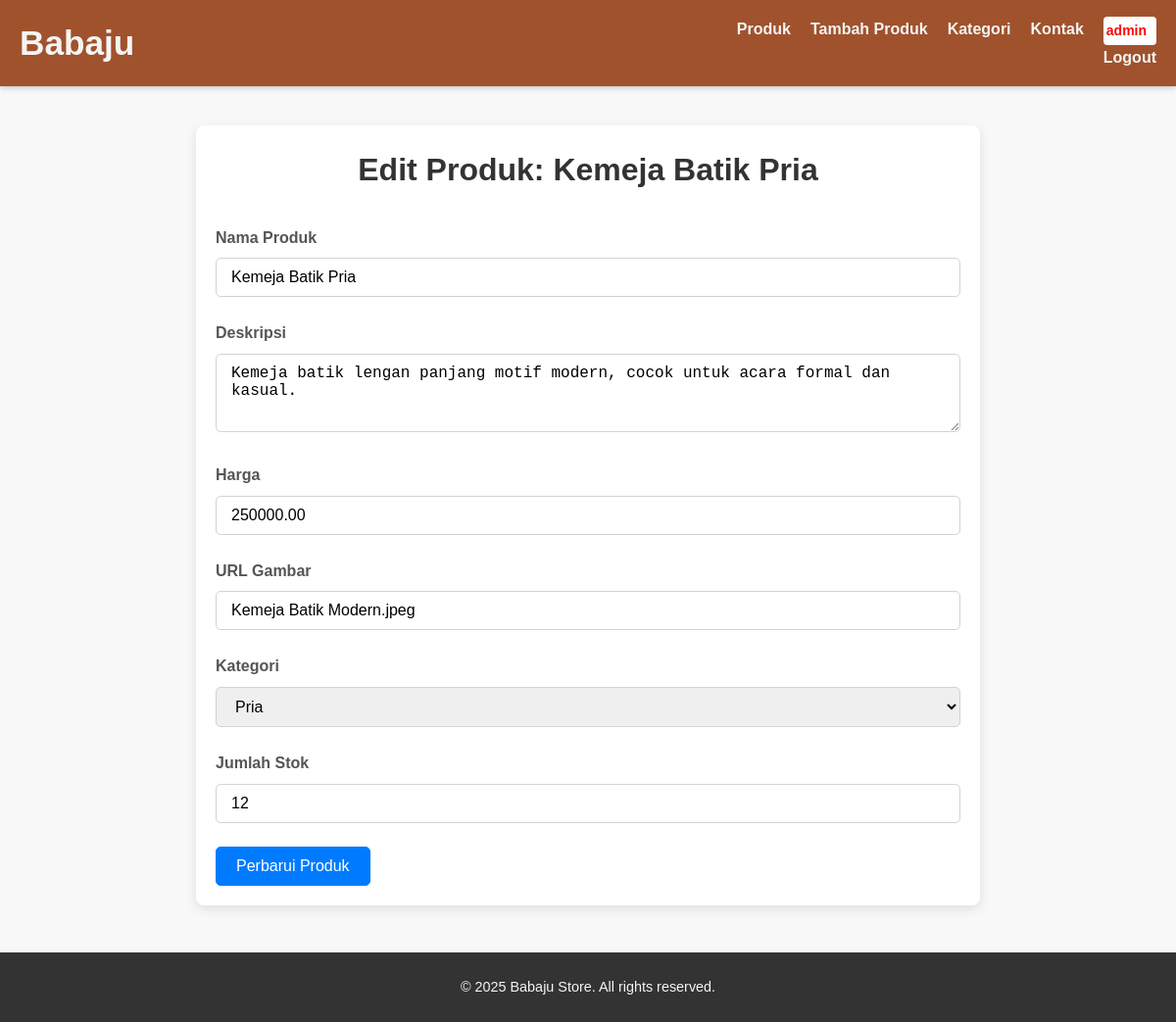
The app's page /?page=editProduk&id=1 (signed in) with its own data.
### tables this page shows
CREATE TABLE `products` (
  `id` int(11) NOT NULL,
  `name` varchar(255) NOT NULL,
  `description` text DEFAULT NULL,
  `price` decimal(10,2) NOT NULL,
  `image_url` varchar(255) DEFAULT NULL,
  `category_id` int(11) DEFAULT NULL,
  `stock_quantity` int(11) DEFAULT 0,
  `created_at` timestamp NOT NULL DEFAULT current_timestamp(),
  `updated_at` timestamp NOT NULL DEFAULT current_timestamp() ON UPDATE current_timestamp()
);

CREATE TABLE `categories` (
  `id` int(11) NOT NULL,
  `name` varchar(255) NOT NULL
);

### Controllers/ProductController.php (called while the page is built, shortened)
<?php
require_once 'Models/Product.php';
require_once 'Models/Category.php';
class ProductController {
    protected $productModel;
    protected $categoryModel;
    public function __construct() {
        $this->productModel = new Product();
        $this->categoryModel = new Category();
    }
public function edit($id) {
        $product = $this->productModel->getProductById($id);
        $categories = $this->categoryModel->getAllCategories();
        $data['product'] = $product;
        $data['categories'] = $categories;
        $data['title'] = 'Edit Produk: ' . $product['name'] . ' - Babaju';
        $this->view('products/edit', $data);
    }
    public function view($view, $data = []) {
        extract($data);
        require_once 'Views/' . $view . '.php';
    }
}

### Models/Product.php (called while the page is built, shortened)
<?php
require_once __DIR__ . '/../Core/Database.php';
class Product {
    private $conn;
    private $table = 'products';
    public function __construct() {
        $database = new Database();
        $this->conn = $database->getConnection();
    }
    public function getProductById($id) {
        $query = "SELECT p.*, c.name as category_name
                  FROM " . $this->table . " p
                  LEFT JOIN categories c ON p.category_id = c.id
                  WHERE p.id = :id LIMIT 0,1";
        $stmt = $this->conn->prepare($query);
        $stmt->bindParam(':id', $id);
        $stmt->execute();
        return $stmt->fetch(PDO::FETCH_ASSOC);
    }
}

### Core/Database.php (called while the page is built, shortened)
<?php
class Database {
    private $host = 'localhost';
    private $db_name = 'babaju_store';
    private $username = 'root';
    private $password = '';
    public function getConnection() {
        $this->conn = null;
        try {
            $this->conn = new PDO("mysql:host=" . $this->host . ";dbname=" . $this->db_name, $this->username, $this->password);
            $this->conn->setAttribute(PDO::ATTR_ERRMODE, PDO::ERRMODE_EXCEPTION);
            $this->conn->exec("set names utf8");
        } catch(PDOException $exception) {
            echo "Connection error: " . $exception->getMessage();
            exit();
        }
        return $this->conn;
    }
}

### Models/Category.php (called while the page is built, shortened)
<?php
require_once 'Core/Database.php';
class Category {
    private $conn;
    private $table = 'categories';
    public function __construct() {
        $database = new Database();
        $this->conn = $database->getConnection();
    }
    private function prepareAndExecute($query, $bindParams = []) {
        $stmt = $this->conn->prepare($query);
        $stmt->execute();
        return $stmt;
    }
    public function getAllCategories() {
        $query = 'SELECT * FROM ' . $this->table;
        $stmt = $this->prepareAndExecute($query);
        return $stmt->fetchAll(PDO::FETCH_ASSOC);
    }
}

### Views/products/edit.php (the view, shortened to what this page needs)
<div class="babaju-edit-container mt-4">
    <h2>Edit Produk: <?= htmlspecialchars($product['name']) ?></h2>
    <form action="<?= BASEURL ?>/?page=updateProduk" method="POST">
        <div class="babaju-form-group">
            <label for="name" class="babaju-form-label">Nama Produk</label>
            <input type="text" class="babaju-form-control" id="name" name="name" value="<?= htmlspecialchars($product['name']) ?>" required>
        </div>
        <div class="babaju-form-group">
            <label for="description" class="babaju-form-label">Deskripsi</label>
            <textarea class="babaju-form-control" id="description" name="description" rows="3"><?= htmlspecialchars($product['description']) ?></textarea>
        </div>
        <div class="babaju-form-group">
            <label for="price" class="babaju-form-label">Harga</label>
            <input type="number" step="0.01" class="babaju-form-control" id="price" name="price" value="<?= htmlspecialchars($product['price']) ?>" required>
        </div>
        <div class="babaju-form-group">
            <label for="image_url" class="babaju-form-label">URL Gambar</label>
            <input type="text" class="babaju-form-control" id="image_url" name="image_url" value="<?= htmlspecialchars($product['image_url']) ?>">
        </div>
        <div class="babaju-form-group">
            <label for="category_id" class="babaju-form-label">Kategori</label>
            <select class="babaju-form-control" id="category_id" name="category_id" required>
                <?php foreach ($categories as $category): ?>
                    <option value="<?= htmlspecialchars($category['id']) ?>" <?= ($category['id'] == $product['category_id']) ? 'selected' : '' ?>>
                        <?= htmlspecialchars($category['name']) ?>
                    </option>
                <?php endforeach; ?>
            </select>
        </div>
        <div class="babaju-form-group">
            <label for="stock_quantity" class="babaju-form-label">Jumlah Stok</label>
            <input type="number" class="babaju-form-control" id="stock_quantity" name="stock_quantity" value="<?= htmlspecialchars($product['stock_quantity']) ?>" required>
        </div>
        <button type="submit" class="babaju-btn babaju-btn-primary">Perbarui Produk</button>
    </form>
</div>

### Public/css/style.css (style rules this page uses)
:root { --primary-color: #A0522D; --secondary-color: #D2B48C; --accent-color: #4CAF50; --delete-color: #dc3545; --text-dark: #333; --text-light: #f4f4f4; --bg-light: #ffffff; --bg-dark: #222; --border-color: #ddd; }
* { margin: 0; padding: 0; box-sizing: border-box; }
body { font-family: 'Arial', sans-serif; line-height: 1.6; color: var(--text-dark); background: #f8f8f8; }

### Views/products/edit.php (style rules this page uses)
.babaju-edit-container { max-width: 800px; margin: 40px auto; padding: 20px; background-color: #ffffff; border-radius: 8px; box-shadow: 0 4px 12px rgba(0, 0, 0, 0.1); }
.babaju-edit-container h2 { text-align: center; color: #333; margin-bottom: 30px; font-size: 2em; font-weight: 600; }
.babaju-form-group { margin-bottom: 1.5rem; }
.babaju-form-label { display: block; margin-bottom: 0.5rem; font-weight: bold; color: #555; }
.babaju-form-control { width: 100%; padding: 10px 15px; border: 1px solid #ced4da; border-radius: 5px; font-size: 1rem; box-sizing: border-box; transition: border-color 0.2s ease-in-out, box-shadow 0.2s ease-in-out; }
textarea.babaju-form-control { resize: vertical; min-height: 80px; }
.babaju-btn { display: inline-block; padding: 10px 20px; font-size: 1rem; font-weight: 500; text-align: center; text-decoration: none; border-radius: 5px; cursor: pointer; transition: background-color 0.3s ease, color 0.3s ease, border-color 0.3s ease; margin-right: 10px; }
.babaju-btn-primary { background-color: #007bff; color: white; border: 1px solid #007bff; }

### records on screen
products: name "Kemeja Batik Pria", description "Kemeja batik lengan panjang motif modern, cocok untuk acara formal dan kasual.", price "250000.00", image_url "Kemeja Batik Modern.jpeg", category_id "Pria", stock_quantity "12"

### other values on screen
$_SESSION['username'] "admin"
